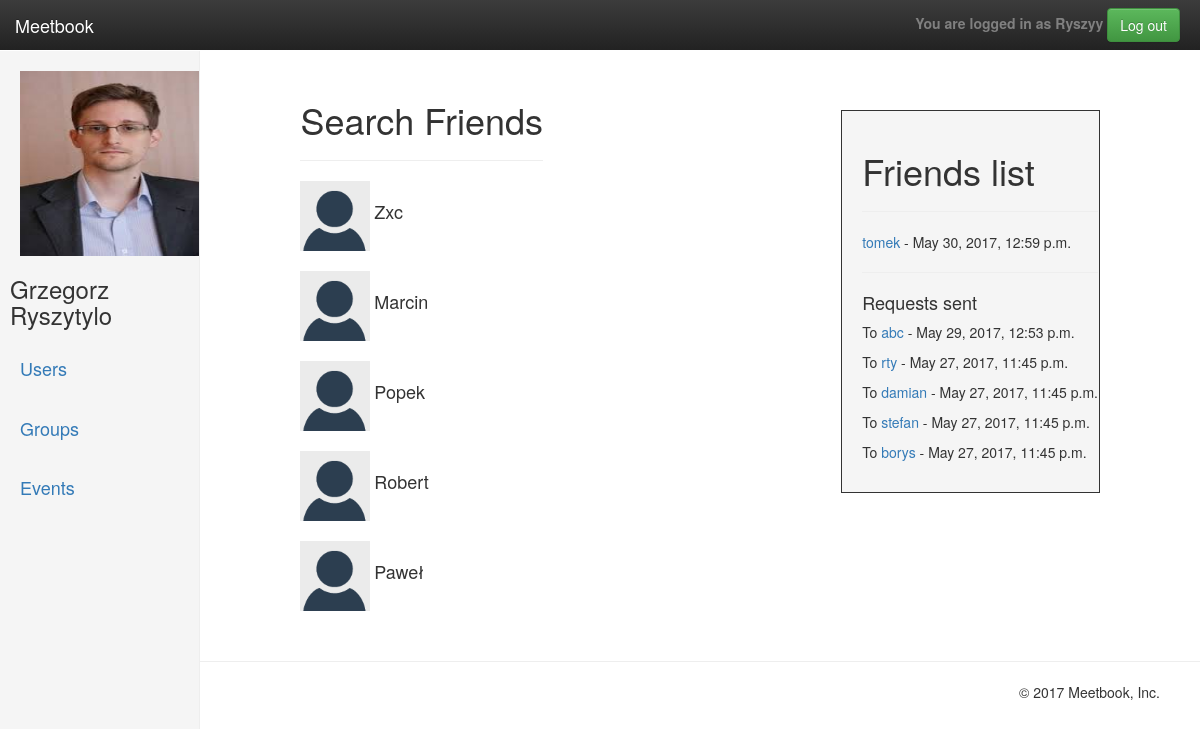
/users_list (signed in), run on the app's committed database.
### profiles/models.py (models this page shows, shortened)
class UserProfile(models.Model):
    user_auth = models.OneToOneField(User, primary_key=True, on_delete=models.CASCADE)
    location = models.ForeignKey(Location, null=True, blank=True, on_delete=models.CASCADE)
    slug = models.SlugField(blank=True)
    picture = models.ImageField(upload_to=upload_location, null=True, blank=True)
    friends = models.ManyToManyField('self',
                                     blank=True)
    pending = models.ManyToManyField('self',
                                     blank=True,
                                     through="Invite",
                                     through_fields=('r_to', 'r_from'),
                                     symmetrical=False)
    bio = models.TextField(blank=True, null=True)
    def __str__(self):
        return self.user_auth.username

class Invite(models.Model):
    r_from = models.ForeignKey(UserProfile, blank=True, related_name="r_from")
    r_to = models.ForeignKey(UserProfile, blank=True, related_name="r_to")
    when = models.DateTimeField(auto_now=True)
    class Meta:
        unique_together = ['r_from', 'r_to']

### profiles/views/cbv/user_crud.py (the view)
# urls.py: url(r'^users_list$', UsersList.as_view(), name="users_list"),
class UsersList(ListView):
    model = UserProfile
    template_name = 'users_list.html'
    context_object_name = 'users_list'
    def get_context_data(self, **kwargs):
        context = super(UsersList, self).get_context_data(**kwargs)
        profile = UserProfile.objects.get(user_auth=self.request.user)
        context['profile'] = profile
        req_sent = Invite.objects.filter(r_from=profile)
        context['req_sent'] = req_sent
        users_list = UserProfile.objects.all()
        for f in profile.friends.all():
            users_list = users_list.exclude(user_auth=f)
        users_list = users_list.exclude(user_auth=self.request.user)
        for f in req_sent:
            other = f.r_to
            users_list = users_list.exclude(user_auth=other)
        context['users_list'] = users_list
        return context

### templates/users_list.html (shortened to what this page needs)
{% extends "basebase.html" %}
{% load crispy_forms_tags %}
{% load humanize %}
{% block sidepicture %}
	{% if user.is_authenticated %}
		{% if profile.picture %}
			<a href="{% url 'user_detail' user.username %}"><img src="{{ profile.picture.url }}" width="185" height="185"></a>
		{% else %}
			<a href="{% url 'user_detail' user.username %}"><img src="/media/default/defaultuser.png" width="185" height="185"></a>
		{% endif %}
	{% endif %}
{% endblock %}
{% block content %}
	<div class="col-md-12 col-md-offset-2">
		<h1>Search Friends</h1>
		<hr>
		<ul style="padding-left: 0px;list-style-type: none; float: left">
			{% for userq in users_list %}
				<li><a href="{% url 'user_detail' userq.user_auth.username %}">
					{% if userq.picture %}
						<img src="{{ userq.picture.url }}" width="70" height="70">
					{% else %}
						<img src="/media/default/defaultuser.png" width="70" height="70">
					{% endif %}
				</a>
				{% if userq.user_auth.first_name and userq.user_auth.last_name %}
					<h4 style="display: inline">{{ userq.user_auth.first_name }} {{ userq.user_auth.last_name }}</h4>
				{% else %}
					<h4 style="display: inline">{{ userq.user_auth|capfirst }}</h4>
				{% endif %}
			</li>
			<br>
		{% endfor %}
	</ul>
</div>
{% endblock %}
{% block friends %}
{% if user.is_authenticated %}
	<div style="margin-top: 60px; margin-right: 100px; float: right; padding: 20px ;padding-right:1px;border-width: 1px;border-style: solid;max-width: 300px;background-color: #f5f5f5;min-width: 250px;">
		<h1>Friends list </h1>
		<hr>
		{% for friend in profile.friends.all %}
			<p><a href="{% url 'user_detail' friend.user_auth.username %}">{{friend}}</a> - {{friend.user_auth.last_login|naturaltime}}</p>
		{% endfor %}
		<hr>
		{% if profile.pending %}
			<h4>Requests sent</h4>
			{% for req in req_sent %}
				<p>To <a href="{% url 'user_detail' req.r_to %}">{{req.r_to}}</a> - {{req.when|naturaltime}}</p>
			{% endfor %}
		{% endif %}
	</div>
{% endif %}
{% endblock %}

### templates/basebase.html (shortened to what this page needs)
{% load static %}
{% load crispy_forms_tags %}
<!DOCTYPE html>
<html lang="en">
	<head>
		<link rel="stylesheet" href="https://maxcdn.bootstrapcdn.com/bootstrap/3.3.7/css/bootstrap.min.css">
		<link rel="stylesheet" href="https://maxcdn.bootstrapcdn.com/bootstrap/3.3.7/css/bootstrap-theme.min.css">
		<link rel="stylesheet" href="{% static 'css/main.css' %}">
		<link rel="stylesheet" href="{% static 'css/index_sidebar.css' %}">
	</head>
	<body>
		<nav class="navbar navbar-inverse navbar-fixed-top">
			<div class="container-fluid">
				<div class="navbar-header">
					<a class="navbar-brand" href="{% url 'welcome' %}">Meetbook</a>
				</div>
				{% if user.is_authenticated %}
					<div id="navbar" class="navbar-collapse collapse" style="padding-right: 20px">
						<ul class="nav navbar-nav navbar-right">
							<li>
								<form class="navbar-form navbar-right" action="{% url 'logout' %}">
									<strong style="color:gray;">You are logged in as {{ user.username|capfirst }}</strong>
									<button type="submit" class="btn btn-success">Log out</button>
								</form>
							</li>
						</ul>
					</div>
				{% endif %}
			</div>
		</nav>
		<div class="container-fluid" style="min-height: 510px;">
			<div class="row">
				{% if user.is_authenticated %}
					<div class="col-sm-3 col-md-2 sidebar">
						<ul class="nav nav-sidebar">
							<li>
								<div style="padding-left: 20px">
									{% block sidepicture %}
									{% endblock %}
								</div>
								{% if user.first_name and user.last_name %}
									<h3 style="padding-left: 10px;">{{ user.first_name }} {{ user.last_name }}</h3>
								{% endif %}
							</li>
							<li><a href="{% url 'users_list' %}"><h4>Users</h4></a></li>
							<li><a href="{% url 'groups_list' %}"><h4>Groups</h4></a></li>
							<li><a href="{% url 'events_list' %}"><h4>Events</h4></a></li>
						</ul>
					</div>
				{% endif %}
				<div class="col-md-offset-2" style="padding-top: 30px; padding-left: 40px;float: left;">
					{% block content %}
					{% endblock %}
				</div>
				{% if user.is_authenticated %}
					{% block friends %}
					{% endblock %}
					</div>
				{% endif %}
			</div>
		<hr>
		<footer style="float: right; padding-right: 40px;">
			<ul style=" list-style-type: none;">
				<li style = "float: right;"><p>&copy; 2017 Meetbook, Inc.</p></li>
			</ul>
		</footer>
	</body>
</html>

### static/css/main.css (style rules this page uses)
body { padding-top: 50px; }
.navbar-fixed-top { border: 0; }
.sidebar { display: none; }
@media (min-width: 768px) { .sidebar { position: fixed; top: 51px; bottom: 0; left: 0; z-index: 1000; display: block; padding: 20px; overflow-x: hidden; overflow-y: auto; background-color: #f5f5f5; border-right: 1px solid #eee; } }
.nav-sidebar { margin-right: -21px; margin-bottom: 20px; margin-left: -20px; }
.nav-sidebar > li > a { padding-right: 20px; padding-left: 20px; }

### static/css/index_sidebar.css (style rules this page uses)
body { padding-top: 50px; }
.navbar-fixed-top { border: 0; }
.sidebar { display: none; }
@media (min-width: 768px) { .sidebar { position: fixed; top: 51px; bottom: 0; left: 0; z-index: 1000; display: block; padding: 20px; overflow-x: hidden; overflow-y: auto; background-color: #f5f5f5; border-right: 1px solid #eee; } }
.nav-sidebar { margin-right: -21px; margin-bottom: 20px; margin-left: -20px; }
.nav-sidebar > li > a { padding-right: 20px; padding-left: 20px; }

### data on the page
UserProfile: picture (picture)
UserProfile: user_auth "Zxc"
UserProfile: user_auth "Marcin"
UserProfile: user_auth "Popek"
UserProfile: user_auth "Robert"
UserProfile: user_auth "Paweł"
UserProfile: user_auth_id.username "tomek", user_auth.last_login "May 30, 2017, 12:59 p.m."
Invite: r_to "abc", when "May 29, 2017, 12:53 p.m."
Invite: r_to "rty", when "May 27, 2017, 11:45 p.m."
Invite: r_to "damian", when "May 27, 2017, 11:45 p.m."
Invite: r_to "stefan", when "May 27, 2017, 11:45 p.m."
Invite: r_to "borys", when "May 27, 2017, 11:45 p.m."

### other printed values
{{ user.username|capfirst }} "Ryszyy"
{{ user.first_name }} "Grzegorz"
{{ user.last_name }} "Ryszytylo"
